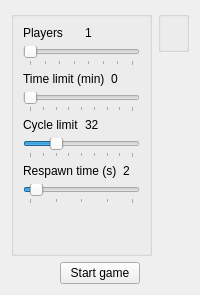
              <widget class="QWidget" name="Start">
               <attribute name="title">
                <string>Start</string>
               </attribute>
               <layout class="QHBoxLayout" name="horizontalLayout_18">
                <item>
                 <layout class="QVBoxLayout" name="verticalLayout_6">
                  <item>
                   <layout class="QHBoxLayout" name="horizontalLayout_13">
                    <item>
                     <layout class="QHBoxLayout" name="horizontalLayout_10">
                      <item>
                       <widget class="QGroupBox" name="groupBox_4">
                        <property name="title">
                         <string/>
                        </property>
                        <layout class="QHBoxLayout" name="horizontalLayout_25">
                         <item>
                          <layout class="QVBoxLayout" name="verticalLayout_4">
                           <item>
                            <layout class="QVBoxLayout" name="verticalLayout_3">
                             <item>
                              <layout class="QHBoxLayout" name="horizontalLayout_11">
                               <item>
                                <widget class="QLabel" name="label_16">
                                 <property name="text">
                                  <string>Players</string>
                                 </property>
                                </widget>
                               </item>
                               <item>
                                <widget class="QLabel" name="label_17">
                                 <property name="text">
                                  <string>1</string>
                                 </property>
                                </widget>
                               </item>
                              </layout>
                             </item>
                             <item>
                              <widget class="QSlider" name="horizontalSlider_2">
                               <property name="toolTip">
                                <string/>
                               </property>
                               <property name="minimum">
                                <number>1</number>
                               </property>
                               <property name="maximum">
                                <number>8</number>
                               </property>
                               <property name="pageStep">
                                <number>1</number>
                               </property>
                               <property name="sliderPosition">
                                <number>1</number>
                               </property>
                               <property name="orientation">
                                <enum>Qt::Horizontal</enum>
                               </property>
                               <property name="invertedAppearance">
                                <bool>false</bool>
                               </property>
                               <property name="invertedControls">
                                <bool>false</bool>
                               </property>
                               <property name="tickPosition">
                                <enum>QSlider::TicksBelow</enum>
                               </property>
                               <property name="tickInterval">
                                <number>1</number>
                               </property>
                              </widget>
                             </item>
                            </layout>
                           </item>
                           <item>
                            <layout class="QHBoxLayout" name="horizontalLayout_7">
                             <item>
                              <widget class="QLabel" name="label_9">
                               <property name="text">
                                <string>Time limit (min)</string>
                               </property>
                              </widget>
                             </item>
                             <item>
                              <widget class="QLabel" name="label_10">
                               <property name="text">
                                <string>0</string>
                               </property>
                              </widget>
                             </item>
                            </layout>
                           </item>
                           <item>
                            <widget class="QSlider" name="horizontalSlider_4">
                             <property name="toolTip">
                              <string/>
                             </property>
                             <property name="minimum">
                              <number>0</number>
                             </property>
                             <property name="maximum">
                              <number>128</number>
                             </property>
                             <property name="pageStep">
                              <number>16</number>
                             </property>
                             <property name="sliderPosition">
                              <number>0</number>
                             </property>
                             <property name="orientation">
                              <enum>Qt::Horizontal</enum>
                             </property>
                             <property name="invertedAppearance">
                              <bool>false</bool>
                             </property>
                             <property name="invertedControls">
                              <bool>false</bool>
                             </property>
                             <property name="tickPosition">
                              <enum>QSlider::TicksBelow</enum>
                             </property>
                             <property name="tickInterval">
                              <number>16</number>
                             </property>
                            </widget>
                           </item>
                           <item>
                            <layout class="QHBoxLayout" name="horizontalLayout_9">
                             <item>
                              <widget class="QLabel" name="label_13">
                               <property name="text">
                                <string>Cycle limit</string>
                               </property>
                              </widget>
                             </item>
                             <item>
                              <widget class="QLabel" name="label_14">
                               <property name="text">
                                <string>32</string>
                               </property>
                              </widget>
                             </item>
                            </layout>
                           </item>
                           <item>
                            <widget class="QSlider" name="horizontalSlider_6">
                             <property name="toolTip">
                              <string/>
                             </property>
                             <property name="minimum">
                              <number>0</number>
                             </property>
                             <property name="maximum">
                              <number>128</number>
                             </property>
                             <property name="pageStep">
                              <number>16</number>
                             </property>
                             <property name="sliderPosition">
                              <number>32</number>
                             </property>
                             <property name="orientation">
                              <enum>Qt::Horizontal</enum>
                             </property>
                             <property name="invertedAppearance">
                              <bool>false</bool>
                             </property>
                             <property name="invertedControls">
                              <bool>false</bool>
                             </property>
                             <property name="tickPosition">
                              <enum>QSlider::TicksBelow</enum>
                             </property>
                             <property name="tickInterval">
                              <number>16</number>
                             </property>
                            </widget>
                           </item>
                           <item>
                            <layout class="QHBoxLayout" name="horizontalLayout_12">
                             <item>
                              <widget class="QLabel" name="label_18">
                               <property name="text">
                                <string>Respawn time (s)</string>
                               </property>
                              </widget>
                             </item>
                             <item>
                              <widget class="QLabel" name="label_19">
                               <property name="text">
                                <string>2</string>
                               </property>
                              </widget>
                             </item>
                            </layout>
                           </item>
                           <item>
                            <widget class="QSlider" name="horizontalSlider_7">
                             <property name="toolTip">
                              <string/>
                             </property>
                             <property name="minimum">
                              <number>0</number>
                             </property>
                             <property name="maximum">
                              <number>32</number>
                             </property>
                             <property name="pageStep">
                              <number>8</number>
                             </property>
                             <property name="sliderPosition">
                              <number>2</number>
                             </property>
                             <property name="orientation">
                              <enum>Qt::Horizontal</enum>
                             </property>
                             <property name="invertedAppearance">
                              <bool>false</bool>
                             </property>
                             <property name="invertedControls">
                              <bool>false</bool>
                             </property>
                             <property name="tickPosition">
                              <enum>QSlider::TicksBelow</enum>
                             </property>
                             <property name="tickInterval">
                              <number>8</number>
                             </property>
                            </widget>
                           </item>
                           <item>
                            <spacer name="verticalSpacer_20">
                             <property name="orientation">
                              <enum>Qt::Vertical</enum>
                             </property>
                             <property name="sizeHint" stdset="0">
                              <size>
                               <width>20</width>
                               <height>40</height>
                              </size>
                             </property>
                            </spacer>
                           </item>
                          </layout>
                         </item>
                        </layout>
                       </widget>
                      </item>
                     </layout>
                    </item>
                    <item>
                     <layout class="QVBoxLayout" name="verticalLayout_2">
                      <item>
                       <widget class="QGroupBox" name="groupBox">
                        <property name="title">
                         <string/>
                        </property>
                        <layout class="QVBoxLayout" name="verticalLayout_5">
                         <item>
                          <widget class="QLabel" name="label">
                           <property name="text">
                            <string/>
                           </property>
                           <property name="pixmap">
                            <pixmap resource="xkill.qrc">:/xkill/images/proc1.jpg</pixmap>
                           </property>
                          </widget>
                         </item>
                        </layout>
                       </widget>
                      </item>
                      <item>
                       <spacer name="verticalSpacer_4">
                        <property name="orientation">
                         <enum>Qt::Vertical</enum>
                        </property>
                        <property name="sizeHint" stdset="0">
                         <size>
                          <width>20</width>
                          <height>40</height>
                         </size>
                        </property>
                       </spacer>
                      </item>
                     </layout>
                    </item>
                   </layout>
                  </item>
                  <item>
                   <layout class="QHBoxLayout" name="horizontalLayout_6">
                    <item>
                     <spacer name="horizontalSpacer_9">
                      <property name="orientation">
                       <enum>Qt::Horizontal</enum>
                      </property>
                      <property name="sizeHint" stdset="0">
                       <size>
                        <width>40</width>
                        <height>20</height>
                       </size>
                      </property>
                     </spacer>
                    </item>
                    <item>
                     <widget class="QPushButton" name="pushButton_7">
                      <property name="text">
                       <string>Start game</string>
                      </property>
                     </widget>
                    </item>
                    <item>
                     <spacer name="horizontalSpacer_10">
                      <property name="orientation">
                       <enum>Qt::Horizontal</enum>
                      </property>
                      <property name="sizeHint" stdset="0">
                       <size>
                        <width>40</width>
                        <height>20</height>
                       </size>
                      </property>
                     </spacer>
                    </item>
                   </layout>
                  </item>
                 </layout>
                </item>
               </layout>
              </widget>
